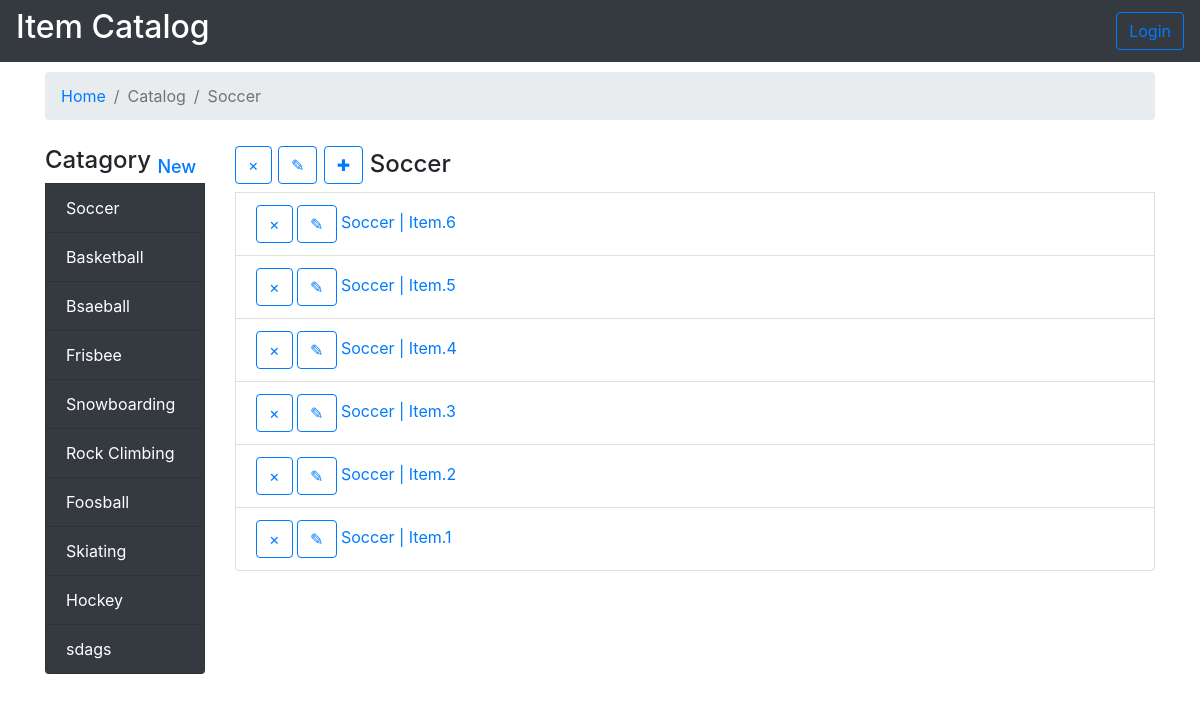
The page /Catagories/1/ on the database its author committed.
### dbsetup.py (models this page shows, shortened)
class Catagory(Base):
	__tablename__ = 'catagory'
	id = Column(Integer, primary_key=True)
	name = Column(String(250), nullable=False)

class Item(Base):
	__tablename__ = 'item'
	name =Column(String(80), nullable = False)
	id = Column(Integer, primary_key = True)
	description = Column(String(250))
	catagory_id = Column(Integer,ForeignKey('catagory.id'))
	catagory = relationship(Catagory)

### project.py (the view)
@app.route('/Catagories/<int:cid>/')
def Catagories(cid):
	dbs	= dbx()
	Catagories	= dbs.query(Catagory).all()
	cat			= dbs.query(Catagory).filter_by(id=cid).one()
	items		= dbs.query(Item).filter_by(catagory_id=cat.id).all()
	page 		= ["Catalog", cat.name]
	if len(items) == 0:
		items = [{
				'id'			: -1,
				'catagory_id'	: cat.id,
				'name'			: 'No items Found in this Catagory'
			}]
	out = render_template('header.html',
							page=page,
							cats=Catagories)
	out += render_template('index.html',
							page=page,
							items=items)
	out += render_template('footer.html')
	return out

### project.py (called while the page is built)
def dbx():
	engine				= create_engine('sqlite:///catalog.db')
	Base.metadata.bind	= engine
	dbsession			= sessionmaker(bind = engine)
	return dbsession()

### templates/header.html (shortened to what this page needs)
<!DOCTYPE html>
<html>
<head>
	<link rel="stylesheet" href="https://stackpath.bootstrapcdn.com/bootstrap/4.3.1/css/bootstrap.min.css">
	<link rel="stylesheet" type="text/css" href="{{ url_for('static', filename='styles.css') }}">
</head>
<body>
	<header>
		<nav class="navbar navbar-light bg-dark text-white">
			<h2>Item Catalog</h2>
			<a href="/login"><button class="btn btn-outline-primary my-2 my-sm-0" id="login">Login</button></a>
		</nav>
	</header>
	<main class="container">
		<ol class="breadcrumb">
			<li class="breadcrumb-item"><a href="/">Home</a></li>
			{% for i in range(page|length) %}
				<li class="breadcrumb-item active" aria-current="page">{{ page[i] }}</li>
			{% endfor %}
		</ol>
		<div class="row">
			<div class="col-lg-2">
				<h4>Catagory <sub><a href="/Catagories/new">New</a></sub></h4>
				{% for cat in cats %}
					<a class="list-group-item list-group-item-action bg-dark text-white" href="/Catagories/{{ cat.id }}">{{ cat.name }}</a>
				{% endfor %}
			</div>
			<div class="col-sm">

### templates/index.html
<h4>
{% if page|length > 1 %}
	<a href="/Catagories/del/{{ items[0].catagory_id }}"><button class="btn btn-outline-primary my-2 my-sm-0 pull-right">&times;</button></a>
	<a href="/Catagories/edit/{{ items[0].catagory_id }}"><button class="btn btn-outline-primary my-2 my-sm-0 pull-right">&#9998;</button></a>
	<a href="/Catagories/new/{{ items[0].catagory_id }}"><button class="btn btn-outline-primary my-2 my-sm-0 pull-right">&#10010;</button></a>
	{{ page[-1] }}
{% else %}
	Last added
{% endif %}
</h4>
{% if page|length > 1 %}
	{% for i in items|reverse %}
		<div class="list-group-item list-group-item-action">
			<a href="/Catagories/del/{{ i.catagory_id }}/{{ i.id }}"><button class="btn btn-outline-primary my-2 my-sm-0">&times;</button></a>
			<a href="/Catagories/edit/{{ i.catagory_id }}/{{ i.id }}"><button class="btn btn-outline-primary my-2 my-sm-0">&#9998;</button></a>
			<a href="/Catagories/{{ i.catagory_id }}/{{ i.id }}">{{ i.name }}</a>
		</div>
	{% endfor %}
{% else %}
	{% for i in items[-5:]|reverse %}
		<div class="list-group-item list-group-item-action">
			<a href="/Catagories/{{ i.catagory_id }}/{{ i.id }}">{{ i.name }}</a>
		</div>
	{% endfor %}
{% endif %}

### static/styles.css (style rules this page uses)
h4, ol { margin-top: 10px !important; }

### rows shown on the page
Catagory: name "Soccer", name "Soccer"
Catagory: name "Basketball"
Catagory: name "Bsaeball"
Catagory: name "Frisbee"
Catagory: name "Snowboarding"
Catagory: name "Rock Climbing"
Catagory: name "Foosball"
Catagory: name "Skiating"
Catagory: name "Hockey"
Catagory: name "sdags"
Item: name "Soccer | Item.6"
Item: name "Soccer | Item.5"
Item: name "Soccer | Item.4"
Item: name "Soccer | Item.3"
Item: name "Soccer | Item.2"
Item: name "Soccer | Item.1"

### other values the page prints
{{ page[i] }} "Catalog"
